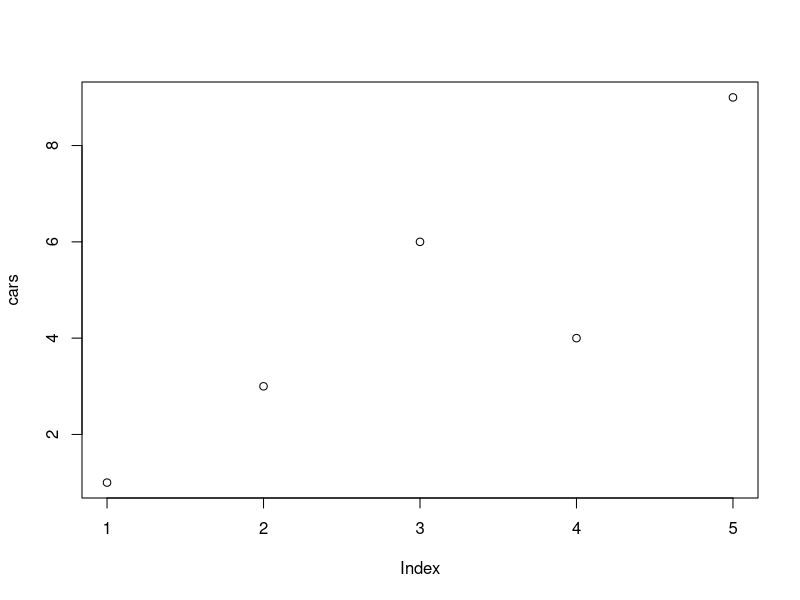

R code for this plot:
png("/app/graph.png", width = 600, height = 600, units = 'px')

# Define the cars vector with 5 values
cars <- c(1, 3, 6, 4, 9)

# Graph the cars vector with all defaults
plot(cars)
